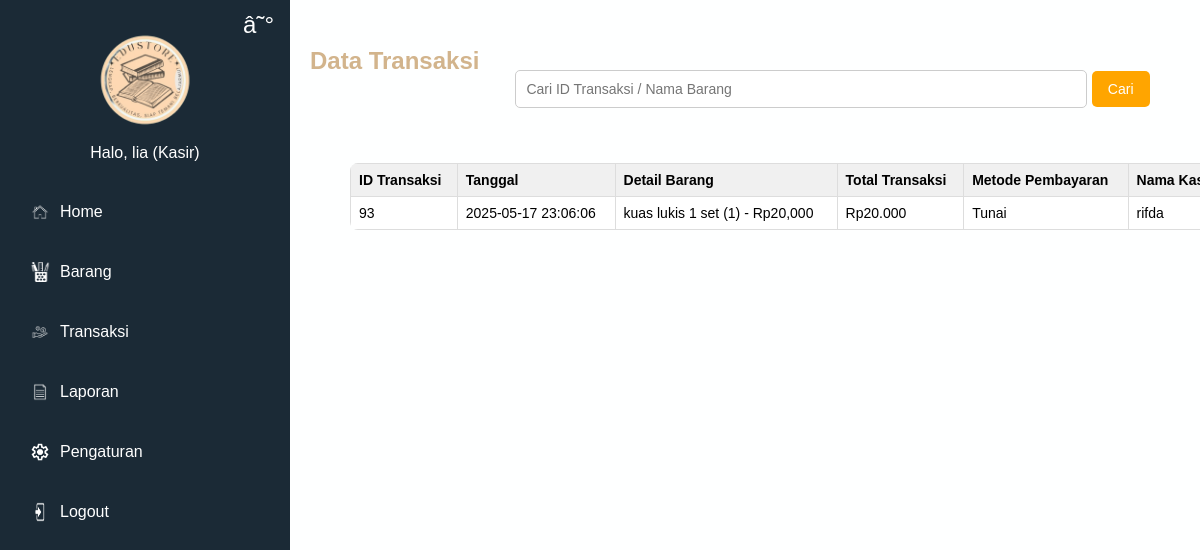
The app's page /transaksi/detailtransaksi.php (signed in) with its own data.
### tables this page shows
CREATE TABLE `transaksi` (
  `id_transaksi` int(11) NOT NULL,
  `id_pengguna` int(11) DEFAULT NULL,
  `tanggal_transaksi` datetime DEFAULT current_timestamp(),
  `total_harga` decimal(10,2) NOT NULL,
  `metode_pembayaran` varchar(255) NOT NULL,
  `bayar` int(50) NOT NULL
);

CREATE TABLE `pengguna` (
  `id_pengguna` int(11) NOT NULL,
  `nama` varchar(100) NOT NULL,
  `username` varchar(50) NOT NULL,
  `password` varchar(255) NOT NULL,
  `role` enum('Admin','Manager','Kasir') NOT NULL,
  `tanggal_ditambahkan` timestamp NOT NULL DEFAULT current_timestamp() ON UPDATE current_timestamp()
);

### transaksi/detailtransaksi.php (the view, shortened to what this page needs)
<?php
include "../koneksi/config.php";
$keyword = isset($_GET['keyword']) ? $_GET['keyword'] : "";
$sql = "SELECT
            t.id_transaksi,
            t.tanggal_transaksi,
            t.total_harga,
            t.metode_pembayaran,
            u.nama AS nama_kasir,
            GROUP_CONCAT(CONCAT(b.nama_barang, ' (', d.jumlah, ') - Rp', FORMAT(d.subtotal, 0)) SEPARATOR ', ') AS detail_barang
        FROM transaksi t
        JOIN detailtransaksi d ON t.id_transaksi = d.id_transaksi
        JOIN barang b ON d.id_barang = b.id_barang
        JOIN pengguna u ON t.id_pengguna = u.id_pengguna";
$sql .= " GROUP BY t.id_transaksi ORDER BY t.id_transaksi DESC";
$data = $conn->query($sql);
?>
<!DOCTYPE html>
<html lang="id">
<head>
    <link rel="stylesheet" href="../CSS/styledetailtransaksi.css">
</head>
<body>
<?php
include '../sidebar/sidebar.php';
?>
<div class="content">
    <div class="header">
        <div class="data-transaksi-container">
            <h2>Data Transaksi</h2>
        </div>
        <div class="search-box">
            <form method="GET">
                <input type="text" name="keyword" placeholder="Cari ID Transaksi / Nama Barang" value="<?= htmlspecialchars($keyword) ?>">
                <button type="submit">Cari</button>
            </form>
        </div>
    </div>
    <div class="table-container">
        <table>
            <thead>
                <tr>
                    <th>ID Transaksi</th>
                    <th>Tanggal</th>
                    <th>Detail Barang</th>
                    <th>Total Transaksi</th>
                    <th>Metode Pembayaran</th>
                    <th>Nama Kasir</th>
                </tr>
            </thead>
            <tbody>
                <?php if ($data->num_rows > 0): ?>
                    <?php while($row = $data->fetch_assoc()): ?>
                        <tr>
                            <td><?= $row['id_transaksi'] ?></td>
                            <td><?= $row['tanggal_transaksi'] ?></td>
                            <td><?= $row['detail_barang'] ?></td>
                            <td>Rp<?= number_format($row['total_harga'], 0, ',', '.') ?></td>
                            <td><?= $row['metode_pembayaran'] ?></td>
                            <td><?= $row['nama_kasir'] ?></td>
                        </tr>
                    <?php endwhile; ?>
                <?php else: ?>
                    <tr><td colspan="6">Data tidak ditemukan.</td></tr>
                <?php endif; ?>
            </tbody>
        </table>
    </div>
</div>
</body>
</html>

### CSS/styledetailtransaksi.css (style rules this page uses)
table { width: 100%; border-collapse: collapse; background: white; border-radius: 8px; overflow: hidden; }
th, td { padding: 10px; border: 1px solid #ddd; text-align: left; }
th { background-color: #f0f0f0; }
.search-box { margin-left: 20px; margin-bottom: 15px; display: flex; align-items: center; gap: 50px; }
.search-box input[type="text"] { padding: 10px; width: 550px; border: 1px solid #ccc; border-radius: 5px; font-size: 14px; margin-top: 60px; }
.search-box button { padding: 10px 16px; background: orange; color: white; border: none; border-radius: 5px; cursor: pointer; font-size: 14px; }
body { font-family: Arial, sans-serif; margin: 0; padding: 0; display: flex; background-color: #feffff; overflow: hidden; }
.header { display: flex; justify-content: space-between; align-items: center; background-color: transparent; box-shadow: none; padding: 10px 20px; }
.table-container { margin-top: 30px; }
.data-transaksi-container { display: flex; flex-direction: column; align-items: flex-start; margin-bottom: 20px; background-color: transparent; box-shadow: none; }
.data-transaksi-container h2 { margin-bottom: 10px; color: #D2B48C; }
.table-container table { max-width: 900px; margin: auto; font-size: 14px; margin-left: 60px; }
.table-container th, .table-container td { font-size: 14px; padding: 8px; }

### records on screen
transaksi: id_transaksi "93", tanggal_transaksi "2025-05-17 23:06:06", detail_barang "kuas lukis 1 set (1) - Rp20,000", total_harga "20.000", metode_pembayaran "Tunai", id_pengguna.nama "rifda"

### other values on screen
$_SESSION['nama'] "lia"
$_SESSION['role'] "Kasir"
